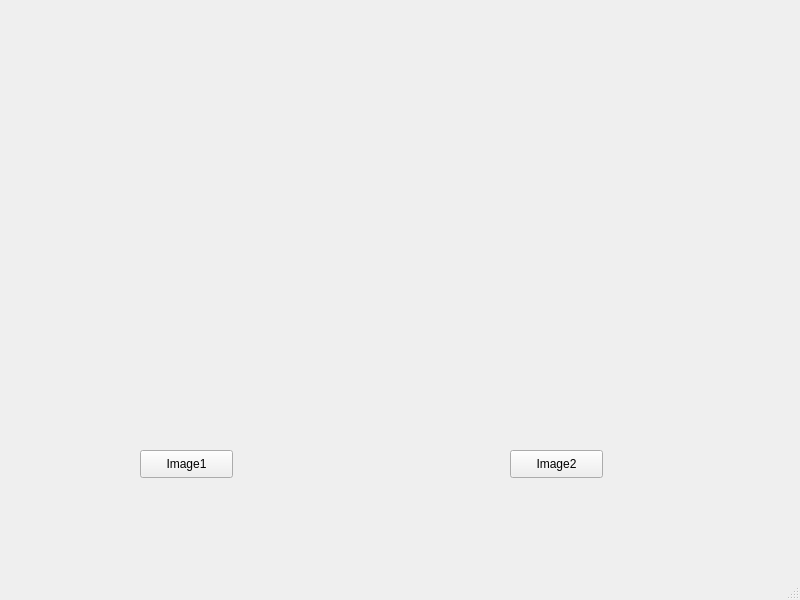
<?xml version="1.0" encoding="UTF-8"?>
<ui version="4.0">
 <class>MainWindow</class>
 <widget class="QMainWindow" name="MainWindow">
  <property name="geometry">
   <rect>
    <x>0</x>
    <y>0</y>
    <width>800</width>
    <height>600</height>
   </rect>
  </property>
  <property name="windowTitle">
   <string>MainWindow</string>
  </property>
  <widget class="QWidget" name="centralwidget">
   <widget class="QLabel" name="label">
    <property name="geometry">
     <rect>
      <x>10</x>
      <y>10</y>
      <width>771</width>
      <height>371</height>
     </rect>
    </property>
    <property name="text">
     <string/>
    </property>
    <property name="pixmap">
     <pixmap>../../Pictures/8045414-DO-MORE-Wallpaper.jpg</pixmap>
    </property>
    <property name="scaledContents">
     <bool>true</bool>
    </property>
   </widget>
   <widget class="QPushButton" name="pushButton">
    <property name="geometry">
     <rect>
      <x>140</x>
      <y>450</y>
      <width>93</width>
      <height>28</height>
     </rect>
    </property>
    <property name="text">
     <string>Image1</string>
    </property>
   </widget>
   <widget class="QPushButton" name="pushButton_2">
    <property name="geometry">
     <rect>
      <x>510</x>
      <y>450</y>
      <width>93</width>
      <height>28</height>
     </rect>
    </property>
    <property name="text">
     <string>Image2</string>
    </property>
   </widget>
  </widget>
  <widget class="QMenuBar" name="menubar">
   <property name="geometry">
    <rect>
     <x>0</x>
     <y>0</y>
     <width>800</width>
     <height>26</height>
    </rect>
   </property>
  </widget>
  <widget class="QStatusBar" name="statusbar"/>
 </widget>
 <resources/>
 <connections/>
</ui>
